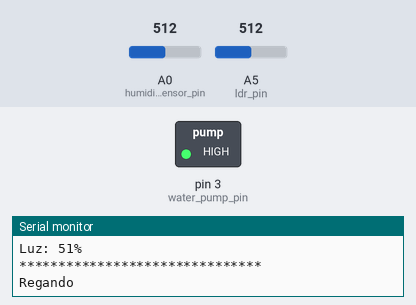
The sketch below on a simulated Arduino Uno, built with avr-gcc and run on an emulated ATmega328P. On the bench: switched loads named in the sketch (green lamp = pin HIGH), the last lines printed to the serial monitor. The test bench sets the inputs (shaded band); at power-on: A0 (humidity_sensor_pin) = 512, A5 (ldr_pin) = 512.

Above: at 2.8 s.
2.9 s: A0 (humidity_sensor_pin) set to 499
At 5.3 s:
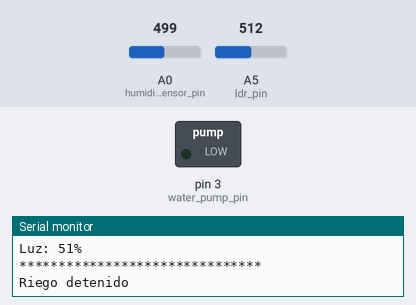
5.6 s: A0 (humidity_sensor_pin) set to 716
At 7.4 s:
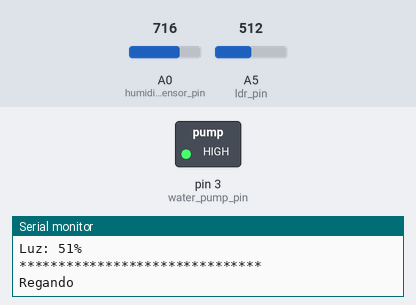
8.3 s: A5 (ldr_pin) set to 804
14.3 s: A5 (ldr_pin) set to 833
At 15.5 s:
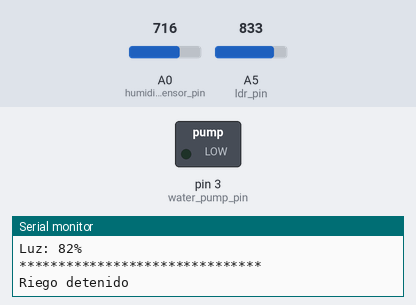
17.0 s: A5 (ldr_pin) set to 716
At 19.7 s:
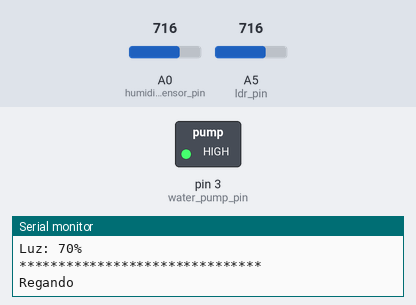
Timing chart, 0 to 20.9 s (numbered marks = the images above; inputs shaded):
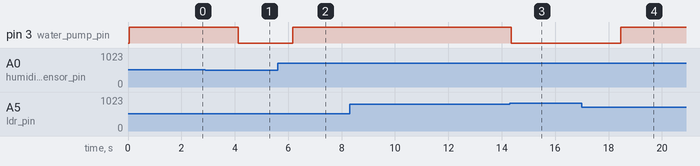

The sketch:

riegoAuto_sinDHTC.ino
```cpp
#include <SPI.h>
#define humidity_sensor_pin A0
#define ldr_pin A5
//Bibliotecas para los módulos sensores usados necesarias
//Y definición de variables para los sensores de humedad y LDR en los pines A0 y A5

int ldr_value = 0;
int water_pump_pin = 3;
int water_pump_speed = 255;

void setup() {
  Serial.begin(9600);
}
void loop() {
  Serial.println("");

  int ground_humidity_value = map(analogRead(humidity_sensor_pin), 0, 1023, 100, 0);
  Serial.print("Humedad en suelo: ");
  Serial.print(ground_humidity_value);
  Serial.print("%");
  Serial.println("\n*******************************");
  int ldr_value = map(analogRead(ldr_pin), 1023, 0, 100, 0);
  Serial.print("Luz: ");
  Serial.print(ldr_value);
  Serial.print("%");
  Serial.println("\n*******************************");

//**************************************************************
// Condiciones de riego
// Si la humedad en el suelo es igual o inferior al 60%, y la cantidad de luz sea menor al 80%,

// En caso de que no se  cumpla alguno o ninguno de los 2 requisitos anteriores,
// el sistema no riega
//**************************************************************

 if( ground_humidity_value <= 50 && ldr_value<=80) {//&& temperature<100
 digitalWrite(water_pump_pin, HIGH);
 Serial.println("Regando");
 analogWrite(water_pump_pin, water_pump_speed);

 }
 else{
 digitalWrite(water_pump_pin, LOW);
 Serial.println("Riego detenido");

 }
 delay (2000);
// Ejecuta el código cada 2000 milisegundos, es decir, 2 segundos. Puedes variar la frecuencia de muestreo
}
```

Measured:
- the behaviour switches between 512 and 511 on A0 (humidity_sensor_pin) (found by bisection; images 0 and 1)
- the behaviour switches between 818 and 819 on A5 (ldr_pin) (found by bisection; images 2 and 3)
- after the input at 2.9 s, pin 3 (water_pump_pin): HIGH → LOW after 1.2 s
- after the input at 5.6 s, pin 3 (water_pump_pin): LOW → HIGH after 0.58 s
- after the input at 14.3 s, pin 3 (water_pump_pin): HIGH → LOW after 0.06 s
- after the input at 17.0 s, pin 3 (water_pump_pin): LOW → HIGH after 1.5 s
